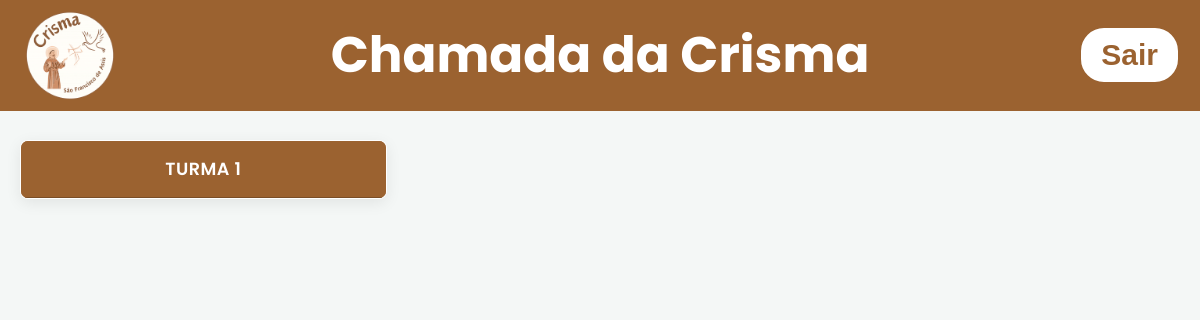
The page /viewturmas (signed in) on the database as committed earlier.
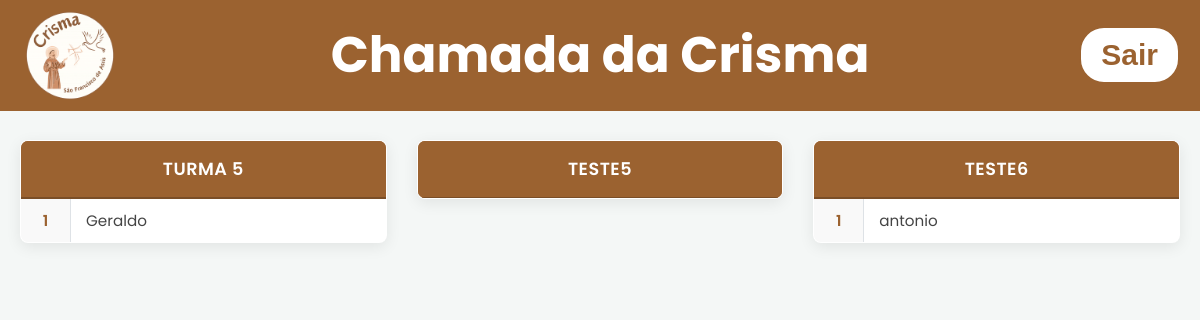
The same page on the database as committed later.
### tables this page shows
CREATE TABLE turmas (
    id INTEGER PRIMARY KEY AUTOINCREMENT,
    turma_name TEXT NOT NULL UNIQUE
);

CREATE TABLE crismandos (
    id INTEGER PRIMARY KEY AUTOINCREMENT,
    name TEXT UNIQUE NOT NULL,
    turma_id INTEGER NOT NULL,
    created_at TEXT DEFAULT CURRENT_TIMESTAMP,
    FOREIGN KEY (turma_id) REFERENCES turmas(id)
);

### app.py (the view)
@app.get("/viewturmas")
def view_turmas():
    if 'loged_user' not in session :
        return render_template('index.html')
    with get_conn() as conn:
        cur = conn.cursor()
        cur.execute("SELECT id, turma_name FROM turmas ORDER BY turma_name")
        turmas = cur.fetchall()
        cur.execute("SELECT id, name, turma_id FROM crismandos ORDER BY name")
        crismandos = cur.fetchall()
    return render_template('viewturmas.html', turmas=turmas, crismandos = crismandos)

### app.py (called while the page is built)
def get_conn():
    conn = sqlite3.connect("data/dataBase.db")
    conn.row_factory = sqlite3.Row
    return conn

### templates/viewturmas.html (shortened to what this page needs)
<!DOCTYPE html>
<html lang="pt-br">
  <head>
    <link
      rel="stylesheet"
      href="{{url_for('static', filename='css/styleconfigadmin.css')}}"
    />
    <link
      rel="stylesheet"
      href="{{url_for('static', filename='css/styleviewturmas.css')}}"
    />
  </head>
  <body>
    <header>
      <div class="header-left">
        <img
          src="{{url_for('static', filename='images/logocrismamaior.png')}}"
          alt="Logo da crisma"
          class="logo"
        />
        <h1 class="title-center" onclick="window.location.href='/homepage'">
          Chamada da Crisma
        </h1>
      </div>
      <form action="{{url_for('logout_user')}}" method="post">
        <button class="button-logout">Sair</button>
      </form>
    </header>
<main>
<div id="container-principal">
                {% if turmas %}
{% for turma in turmas %}
    <table class="tabela-turmas">
        <thead>
          <tr>
                <th colspan="2">{{turma.turma_name}}</th>
            </tr>
        </thead>
        <tbody>
          {% set counter = [0] %}
            {%for crismando in crismandos | sort(attribute='name')%}
                 {% if crismando.turma_id == turma.id %}
                 <tr>
                    <td>{{counter[0]}}</td>
                     <td>{{crismando.name}}</td>
                  </tr>
                 {%endif%}
             {%endfor%}
        </tbody>
    </table>
{% endfor %}
            {% else %}
                <p>Nenhuma turma cadastrada ainda.</p>
            {% endif %}
</div>
</main>
  </body>
</html>

Rows that differ between the two databases and show on the page:
removed turmas: turma_name "TURMA 1"
added turmas: turma_name "TURMA 5"
added crismandos: counter "1", name "Geraldo", shown under "TURMA 5"
added turmas: turma_name "TESTE5"
added turmas: turma_name "TESTE6"
added crismandos: counter "1", name "antonio", shown under "TESTE6"
